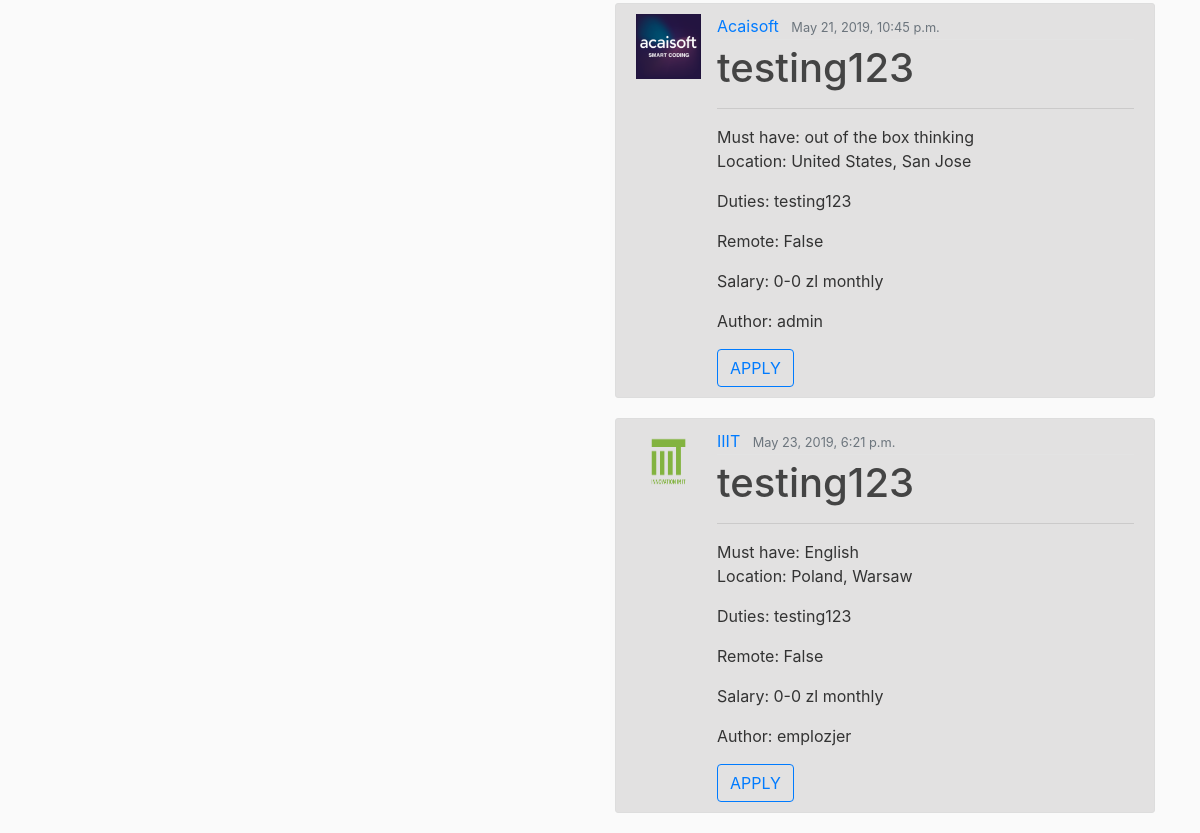
The page /search/ (lower part) on the database as committed earlier.
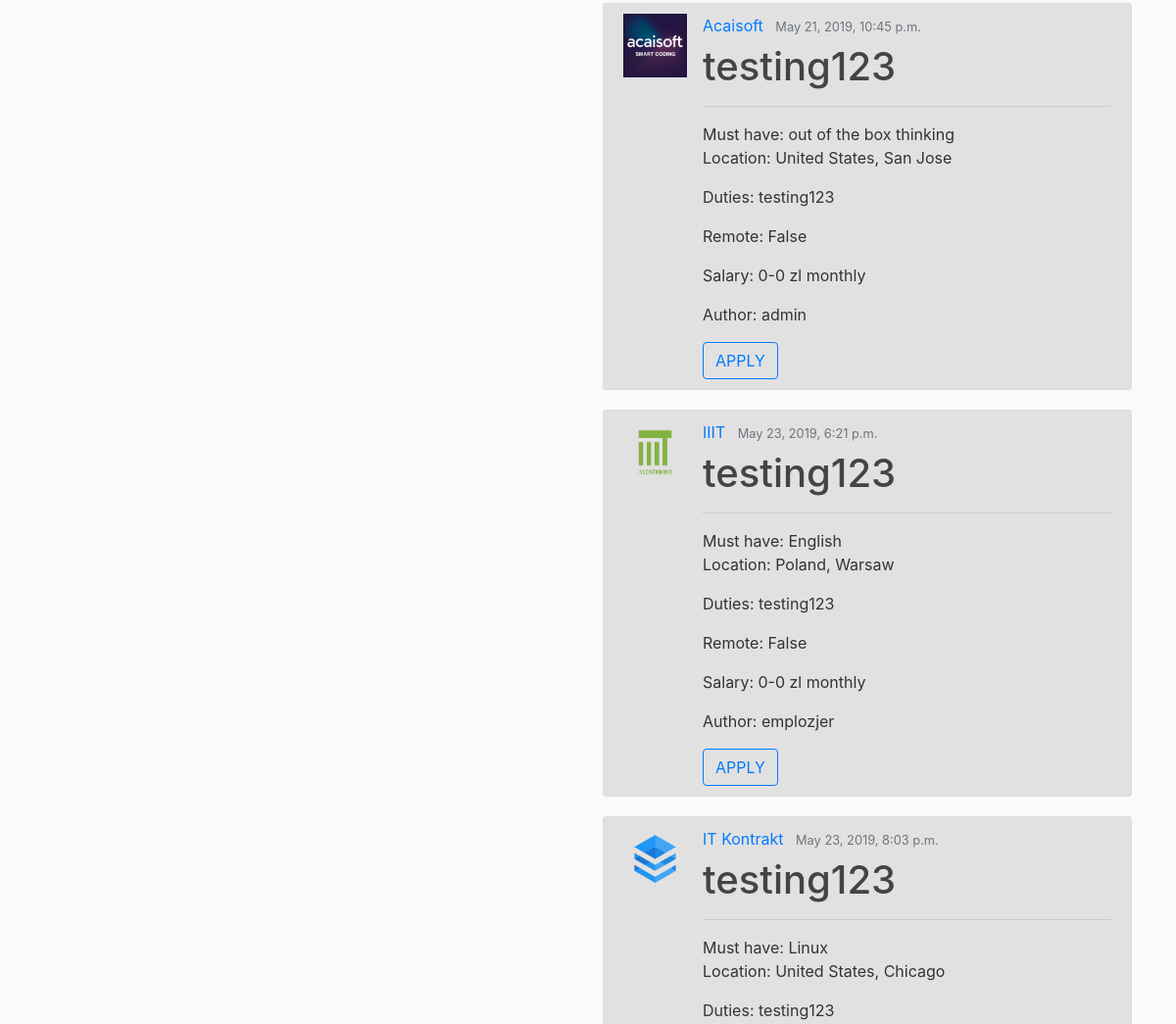
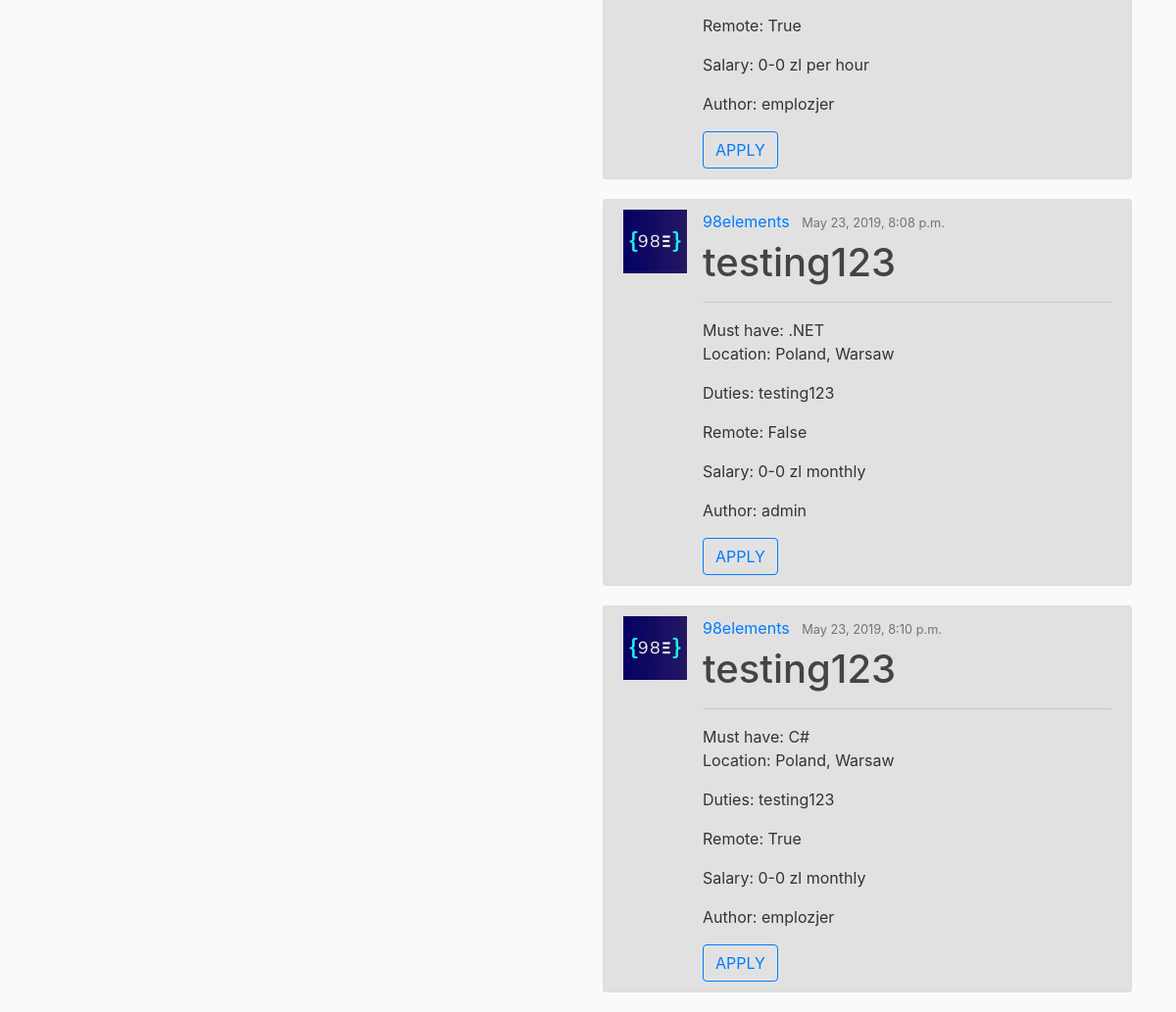
The same page on the database as committed later (2 pictures, top to bottom).
### offerts/models.py (models this page shows, shortened)
class Offert(models.Model):
    author = models.ForeignKey(User, on_delete=models.CASCADE)
    position = models.CharField(max_length = 100)
    agency = models.ForeignKey(Agency, on_delete=models.CASCADE)
    remote = models.BooleanField(default=False)
    sal_types = (
        ('H', 'per hour'),
        ('M', 'monthly'),
    )
    salary_type = models.CharField(
        max_length=1,
        choices=sal_types,
        default='M',
    )
    min_salary = models.IntegerField(default=0)
    max_salary = models.IntegerField(default=0)
    publication_date = models.DateTimeField(auto_now_add = True)
    expiration_date = models.DateField(null=True, default=None)
    must_have = models.ManyToManyField('Tag')
    nice_to_have = models.CharField(max_length = 1000)
    duties = models.CharField(max_length = 1000)
    benefits = models.CharField(max_length = 1000)
    about = models.TextField(null=True)

class Agency(models.Model):
    company = models.ForeignKey(Company, on_delete=models.CASCADE)
    country = models.CharField(max_length = 100)
    location = models.CharField(max_length = 100)
    address = models.CharField(max_length = 200)
    weppage = models.URLField(null=True)
    email = models.EmailField()
    phone = models.CharField(max_length=15)
    class Meta:
        verbose_name_plural = "Agencies"

class Company(models.Model):
    name = models.CharField(max_length = 200, unique=True)
    logo = models.ImageField(upload_to = "logos/", null=True, default=None)
    webpage = models.URLField(null=True)
    about = models.CharField(max_length = 1000)
    class Meta:
        verbose_name_plural = "Companies"

class Tag(models.Model):
    name = models.CharField(max_length = 50)
    def __str__(self):
        return self.name

### search/views.py (the view)
# urls.py: path('', OffertListView.as_view(), name = 'index'),
def index(request):
    qs = Offert.objects.all() # qs -> queryset
    tag_set = Tag.objects.all()
    position = request.GET.get('position_name')
    location = request.GET.get('location_name')
    pub_date_min = request.GET.get('pub_date_min')
    pub_date_max= request.GET.get('pub_date_max')
    min_pay= request.GET.get('pay_min')
    tag = request.GET.get('tags')
    remote = request.GET.get('remoteCheck')
    per_hour = request.GET.get('per_hour');
    monthly = request.GET.get('monthly');
    if is_valid_query(position):
        qs = qs.filter(position__icontains=position)
    if is_valid_query(location):
        qs = qs.filter(agency__location__icontains = location)
    if is_valid_query(min_pay):
        qs = qs.filter(min_salary__gte = min_pay) #gte - greater than or equal
    if is_valid_query(pub_date_min):
        qs = qs.filter(publication_date__gte = pub_date_min)
    if is_valid_query(pub_date_max):
        qs = qs.filter(publication_date__lte = pub_date_max)
    if is_valid_query(tag) and tag != "Choose...":
        qs = qs.filter(must_have__name = tag)
    if remote == 'on':
        qs = qs.filter(remote = True)
    if per_hour == 'on':
        qs = qs.filter(salary_type = 'H')
    elif monthly == 'monthly':
        qs = qs.filter(salary_type = 'M')
    context = {
        'queryset' : qs,
        'tag_set' : tag_set
    }
    return render(request, 'search/search.html', context)

### search/views.py (called while the page is built)
def is_valid_query(param):
    return param != '' and param is not None

### search/templates/search/search.html (shortened to what this page needs)
{% extends 'base.html' %}
{% load static %}
{% block body %}
<div class="row">
  <div class="col-md-6" id="Filter Offerts">
  </div>
  <div class="col-md-6" id="Matched Offerts">
    {% if queryset %}
    {% for offert in queryset %}
    <article class="media content-section">
      <img class="article-img" src="{{offert.agency.company.logo.url}}" alt="logo">
      <div class="media-body">
        <div class="article-metadata">
          <a class="mr-2" href='#'>{{ offert.agency.company.name }}</a>
          <small class="text-muted">{{offert.publication_date}}</small>
        </div>
        <h1><a class="article-title">{{ offert.position }}</a></h1>
        <hr>
        Must have:
        {% for tag in offert.must_have.all %}
        {{tag}}
        {% endfor %} <br>
        <p class="article-content">Location: {{ offert.agency.country }}, {{offert.agency.location }}</p>
        <p class="article-content">Duties: {{offert.duties}}</p>
        <p class="article-content">Remote: {{offert.remote}}</p>
        <p class="article-content">Salary: {{offert.min_salary}}-{{offert.max_salary}} zl  {{ offert.get_salary_type_display }}</p>
        <p class="article-content">Author: {{offert.author}} </p>
        <a href="#"><button type="button" class="btn btn-outline-primary">APPLY</button></a>
        </article>
        {% endfor %}
        {% else %}
        <h3>No offerts found.</h3>
        {% endif %}
      </div>
    </div>
    {% endblock %}

Rows that differ between the two databases and show on the page:
added Offert: agency.company.logo (picture), agency.company.name "IT Kontrakt", publication_date "May 23, 2019, 8:03 p.m.", position "testing123", agency.country "United States", agency.location "Chicago", duties "testing123", remote "True", min_salary "0", max_salary "0", salary_type "per hour", author "emplozjer"
now on this page (row unchanged): Tag: name "Linux", shown under "IT Kontrakt"
added Offert: agency.company.logo (picture), agency.company.name "98elements", publication_date "May 23, 2019, 8:08 p.m.", position "testing123", agency.country "Poland", agency.location "Warsaw", duties "testing123", remote "False", min_salary "0", max_salary "0", salary_type "monthly", author "admin"
now on this page (row unchanged): Tag: name ".NET", shown under "98elements"
added Offert: agency.company.logo (picture), agency.company.name "98elements", publication_date "May 23, 2019, 8:10 p.m.", position "testing123", agency.country "Poland", agency.location "Warsaw", duties "testing123", remote "True", min_salary "0", max_salary "0", salary_type "monthly", author "emplozjer"
now on this page (row unchanged): Tag: name "C#", shown under "98elements"
